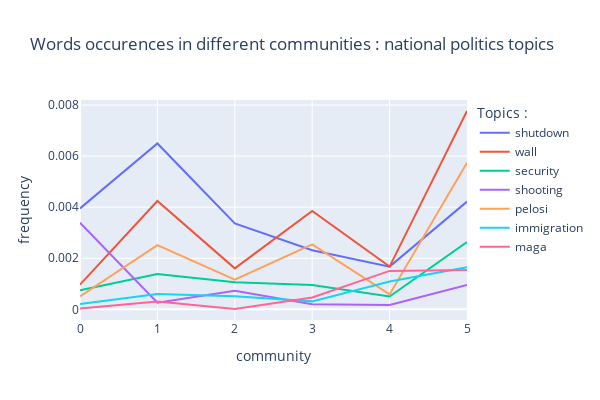

Write notebook code for a chart like this one.
### Markdown cell above
The analysis of occurences of words in words ensembles is now performed.

### Code cell
# Select the words ensemble to consider :

nb_list = 1

trump_list = ['maga','security','trump','wall','evangelist']
national_list = ['shutdown','wall','security','shooting','pelosi','immigration','maga']
surnatural_list = ['ufo','prophecy','christ','truth','spirit','pray','prophet']
conspi_list = ['satanic','fake','truth','alien','lie','moon','9/11','pedophile']
international_list = ['brexit','eu','china','europe','macron','boris','merkel','yemen','asia','africa','india','modi','morrison']

# Filtering

result = []
result_df = pd.DataFrame()

list_of_lists = [trump_list, national_list, surnatural_list, conspi_list, international_list]
list_of_lists_name = ['trump', 'national politics', 'religion and beliefs', 'conspirationist', 'international']
list_name = list_of_lists_name[nb_list]
targets_list = list_of_lists[nb_list]

for j in range(len(targets_list)):
    temp = pd.DataFrame(columns = ['community','rank_title','rank_tag','title_frequency'])
    target = targets_list[j]
    use_tags = False

    for i in range(0,6):
        titles=pd.read_csv(DIR_OUT+"communities_comparison/titles_occurences_"+str(i)+"_"+word+"_"+start_date+"_"+end_date+".csv", sep=';')
        if use_tags :
            if (titles['word']==target).any() or (tags['word']==target).any():
                tags=pd.read_csv(DIR_OUT+"communities_comparison/tags_occurences_"+str(i)+"_"+word+"_"+start_date+"_"+end_date+".csv", sep=';')
                temp.loc[len(temp.index)] = [i, titles[titles['word']==target].index.values[0], tags[tags['word']==word].index.values[0], float(titles[titles['word']==target]['frequency'])]
            else:
                display(target + " is not in community " + str(i))
                temp.loc[len(temp.index)] = [i,math.inf, '-', 0]
        else:
            if (titles['word']==target).any():
                temp.loc[len(temp.index)] = [i, titles[titles['word']==target].index.values[0], '-', float(titles[titles['word']==target]['frequency'])]
            else:
                display(target + " is not in community " + str(i))
                temp.loc[len(temp.index)] = [i,math.inf, '-', 0]

    result = result + [temp]

############ GRAPH : Words occurences

data = pd.DataFrame()
for i in range(0,len(targets_list)):
    data.insert(i, column=targets_list[i], value=result[i]['title_frequency'])

#display(data)

fig = px.line(data, title='Words occurences in different communities : '+list_name+' topics',labels={'value':'frequency','index':'community','variable':'Topics :'},width=600, height=400)
not_active_traces = [targets_list[i] for i in range(len(targets_list)) if i>len(targets_list)*1]
fig.for_each_trace(lambda trace: trace.update(visible='legendonly') if trace.name in not_active_traces else ())

list_of_lists_name = [word.replace(' ','_') for word in list_of_lists_name]
list_name = list_of_lists_name[nb_list]

fig.show()
fig.write_html("figures/words_occurences_"+list_name+".html")

### Figure 1 — Plotly figure (JSON) as saved in the notebook; plotly's stock layout.template omitted (floating-point values rounded to 4 significant figures)
{"data": [{"hovertemplate": "Topics :=shutdown<br>community=%{x}<br>frequency=%{y}<extra></extra>", "legendgroup": "shutdown", "line": {"color": "#636efa", "dash": "solid"}, "marker": {"symbol": "circle"}, "mode": "lines", "name": "shutdown", "orientation": "v", "showlegend": true, "type": "scatter", "x": [0, 1, 2, 3, 4, 5], "xaxis": "x", "y": [0.003952, 0.006495, 0.003368, 0.002313, 0.001674, 0.004218], "yaxis": "y"}, {"hovertemplate": "Topics :=wall<br>community=%{x}<br>frequency=%{y}<extra></extra>", "legendgroup": "wall", "line": {"color": "#EF553B", "dash": "solid"}, "marker": {"symbol": "circle"}, "mode": "lines", "name": "wall", "orientation": "v", "showlegend": true, "type": "scatter", "x": [0, 1, 2, 3, 4, 5], "xaxis": "x", "y": [0.0009668, 0.004243, 0.001606, 0.00385, 0.001674, 0.007767], "yaxis": "y"}, {"hovertemplate": "Topics :=security<br>community=%{x}<br>frequency=%{y}<extra></extra>", "legendgroup": "security", "line": {"color": "#00cc96", "dash": "solid"}, "marker": {"symbol": "circle"}, "mode": "lines", "name": "security", "orientation": "v", "showlegend": true, "type": "scatter", "x": [0, 1, 2, 3, 4, 5], "xaxis": "x", "y": [0.0007432, 0.001389, 0.001066, 0.0009524, 0.0005022, 0.002634], "yaxis": "y"}, {"hovertemplate": "Topics :=shooting<br>community=%{x}<br>frequency=%{y}<extra></extra>", "legendgroup": "shooting", "line": {"color": "#ab63fa", "dash": "solid"}, "marker": {"symbol": "circle"}, "mode": "lines", "name": "shooting", "orientation": "v", "showlegend": true, "type": "scatter", "x": [0, 1, 2, 3, 4, 5], "xaxis": "x", "y": [0.003391, 0.0002623, 0.0007247, 0.0002041, 0.0001674, 0.0009598], "yaxis": "y"}, {"hovertemplate": "Topics :=pelosi<br>community=%{x}<br>frequency=%{y}<extra></extra>", "legendgroup": "pelosi", "line": {"color": "#FFA15A", "dash": "solid"}, "marker": {"symbol": "circle"}, "mode": "lines", "name": "pelosi", "orientation": "v", "showlegend": true, "type": "scatter", "x": [0, 1, 2, 3, 4, 5], "xaxis": "x", "y": [0.0005093, 0.002515, 0.001165, 0.002544, 0.0005859, 0.005736], "yaxis": "y"}, {"hovertemplate": "Topics :=immigration<br>community=%{x}<br>frequency=%{y}<extra></extra>", "legendgroup": "immigration", "line": {"color": "#19d3f3", "dash": "solid"}, "marker": {"symbol": "circle"}, "mode": "lines", "name": "immigration", "orientation": "v", "showlegend": true, "type": "scatter", "x": [0, 1, 2, 3, 4, 5], "xaxis": "x", "y": [0.0002132, 0.0006017, 0.0005116, 0.0003129, 0.001088, 0.001652], "yaxis": "y"}, {"hovertemplate": "Topics :=maga<br>community=%{x}<br>frequency=%{y}<extra></extra>", "legendgroup": "maga", "line": {"color": "#FF6692", "dash": "solid"}, "marker": {"symbol": "circle"}, "mode": "lines", "name": "maga", "orientation": "v", "showlegend": true, "type": "scatter", "x": [0, 1, 2, 3, 4, 5], "xaxis": "x", "y": [3.313e-05, 0.0003086, 1.421e-05, 0.0004626, 0.001507, 0.00154], "yaxis": "y"}], "layout": {"height": 400, "legend": {"title": {"text": "Topics :"}, "tracegroupgap": 0}, "title": {"text": "Words occurences in different communities : national politics topics"}, "width": 600, "xaxis": {"anchor": "y", "domain": [0, 1], "title": {"text": "community"}}, "yaxis": {"anchor": "x", "domain": [0, 1], "title": {"text": "frequency"}}}}
